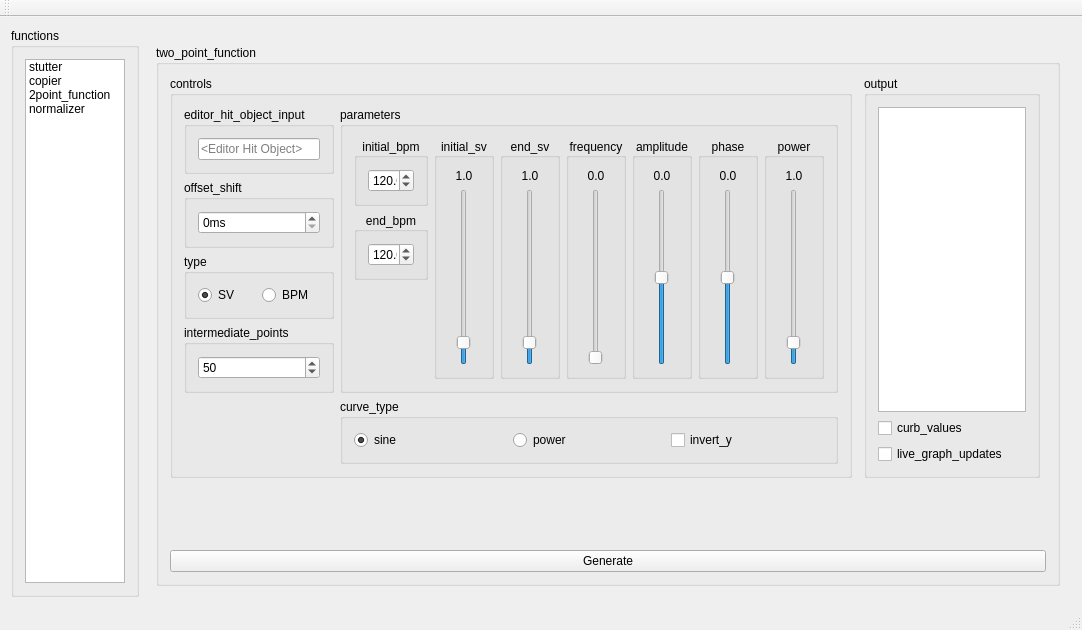
<?xml version="1.0" encoding="UTF-8"?>
<ui version="4.0">
 <class>MainWindow</class>
 <widget class="QMainWindow" name="MainWindow">
  <property name="geometry">
   <rect>
    <x>0</x>
    <y>0</y>
    <width>1082</width>
    <height>617</height>
   </rect>
  </property>
  <property name="windowTitle">
   <string>MainWindow</string>
  </property>
  <widget class="QWidget" name="centralWidget">
   <layout class="QGridLayout" name="gridLayout">
    <item row="1" column="1">
     <widget class="QStackedWidget" name="stackedWidget">
      <property name="currentIndex">
       <number>2</number>
      </property>
      <widget class="QWidget" name="page_stutter">
       <layout class="QGridLayout" name="gridLayout_3">
        <item row="0" column="0">
         <widget class="QGroupBox" name="stutter_lo">
          <property name="toolTipDuration">
           <number>-2</number>
          </property>
          <property name="title">
           <string>stutter</string>
          </property>
          <layout class="QGridLayout" name="gridLayout_4">
           <item row="0" column="1">
            <widget class="QGroupBox" name="stutter_input_lo">
             <property name="title">
              <string>input</string>
             </property>
             <layout class="QGridLayout" name="gridLayout_6">
              <item row="0" column="0">
               <widget class="QPlainTextEdit" name="stutter_input">
                <property name="placeholderText">
                 <string>&lt;Editor Hit Object&gt;</string>
                </property>
               </widget>
              </item>
             </layout>
            </widget>
           </item>
           <item row="1" column="0" colspan="3">
            <widget class="QPushButton" name="stutter_generate">
             <property name="text">
              <string>Generate</string>
             </property>
            </widget>
           </item>
           <item row="0" column="2">
            <widget class="QGroupBox" name="stutter_output_lo">
             <property name="title">
              <string>output</string>
             </property>
             <layout class="QGridLayout" name="gridLayout_7">
              <item row="0" column="0">
               <widget class="QPlainTextEdit" name="stutter_output"/>
              </item>
             </layout>
            </widget>
           </item>
           <item row="0" column="0">
            <widget class="QGroupBox" name="stutter_controls_lo">
             <property name="title">
              <string>controls</string>
             </property>
             <layout class="QGridLayout" name="gridLayout_5">
              <item row="0" column="3">
               <widget class="QGroupBox" name="stutter_threshold_lo">
                <property name="title">
                 <string>threshold</string>
                </property>
                <property name="alignment">
                 <set>Qt::AlignCenter</set>
                </property>
                <layout class="QGridLayout" name="gridLayout_9">
                 <item row="0" column="0">
                  <widget class="QLabel" name="stutter_threshold_val">
                   <property name="text">
                    <string>0.5</string>
                   </property>
                   <property name="alignment">
                    <set>Qt::AlignCenter</set>
                   </property>
                  </widget>
                 </item>
                 <item row="1" column="0">
                  <widget class="QSlider" name="stutter_threshold_vs">
                   <property name="sizePolicy">
                    <sizepolicy hsizetype="Minimum" vsizetype="Expanding">
                     <horstretch>0</horstretch>
                     <verstretch>0</verstretch>
                    </sizepolicy>
                   </property>
                   <property name="minimum">
                    <number>1</number>
                   </property>
                   <property name="maximum">
                    <number>99</number>
                   </property>
                   <property name="value">
                    <number>50</number>
                   </property>
                   <property name="orientation">
                    <enum>Qt::Vertical</enum>
                   </property>
                  </widget>
                 </item>
                </layout>
               </widget>
              </item>
              <item row="2" column="3">
               <widget class="QGroupBox" name="stutter_type_lo">
                <property name="title">
                 <string>type</string>
                </property>
                <layout class="QGridLayout" name="gridLayout_38">
                 <item row="1" column="0">
                  <widget class="QRadioButton" name="stutter_type_sv">
                   <property name="text">
                    <string>SV</string>
                   </property>
                   <property name="checked">
                    <bool>true</bool>
                   </property>
                  </widget>
                 </item>
                 <item row="2" column="0">
                  <widget class="QRadioButton" name="stutter_type_bpm">
                   <property name="text">
                    <string>BPM</string>
                   </property>
                  </widget>
                 </item>
                </layout>
               </widget>
              </item>
              <item row="0" column="1">
               <widget class="QGroupBox" name="stutter_initsv_lo">
                <property name="title">
                 <string>initial_sv</string>
                </property>
                <property name="alignment">
                 <set>Qt::AlignCenter</set>
                </property>
                <layout class="QGridLayout" name="gridLayout_8">
                 <item row="0" column="0">
                  <widget class="QLabel" name="stutter_initsv_val">
                   <property name="text">
                    <string>1.0</string>
                   </property>
                   <property name="alignment">
                    <set>Qt::AlignCenter</set>
                   </property>
                  </widget>
                 </item>
                 <item row="1" column="0">
                  <widget class="QSlider" name="stutter_initsv_vs">
                   <property name="sizePolicy">
                    <sizepolicy hsizetype="Minimum" vsizetype="Expanding">
                     <horstretch>0</horstretch>
                     <verstretch>0</verstretch>
                    </sizepolicy>
                   </property>
                   <property name="minimum">
                    <number>10</number>
                   </property>
                   <property name="maximum">
                    <number>1000</number>
                   </property>
                   <property name="value">
                    <number>100</number>
                   </property>
                   <property name="orientation">
                    <enum>Qt::Vertical</enum>
                   </property>
                  </widget>
                 </item>
                </layout>
               </widget>
              </item>
              <item row="0" column="0">
               <widget class="QGroupBox" name="stutter_initbpm_lo">
                <property name="title">
                 <string>initial_bpm</string>
                </property>
                <property name="alignment">
                 <set>Qt::AlignCenter</set>
                </property>
                <layout class="QGridLayout" name="gridLayout_36">
                 <item row="0" column="0">
                  <widget class="QLabel" name="stutter_initbpm_val">
                   <property name="text">
                    <string>120.0</string>
                   </property>
                   <property name="alignment">
                    <set>Qt::AlignCenter</set>
                   </property>
                  </widget>
                 </item>
                 <item row="1" column="0">
                  <widget class="QSlider" name="stutter_initbpm_vs">
                   <property name="sizePolicy">
                    <sizepolicy hsizetype="Minimum" vsizetype="Expanding">
                     <horstretch>0</horstretch>
                     <verstretch>0</verstretch>
                    </sizepolicy>
                   </property>
                   <property name="minimum">
                    <number>0</number>
                   </property>
                   <property name="maximum">
                    <number>1000000</number>
                   </property>
                   <property name="value">
                    <number>120</number>
                   </property>
                   <property name="orientation">
                    <enum>Qt::Vertical</enum>
                   </property>
                  </widget>
                 </item>
                </layout>
               </widget>
              </item>
              <item row="2" column="0">
               <widget class="QGroupBox" name="stutter_avebpm_lo">
                <property name="title">
                 <string>average_bpm</string>
                </property>
                <layout class="QGridLayout" name="gridLayout_37">
                 <item row="0" column="0">
                  <widget class="QDoubleSpinBox" name="stutter_avebpm">
                   <property name="minimum">
                    <double>0.000000000000000</double>
                   </property>
                   <property name="maximum">
                    <double>100000.000000000000000</double>
                   </property>
                   <property name="value">
                    <double>120.000000000000000</double>
                   </property>
                  </widget>
                 </item>
                </layout>
               </widget>
              </item>
              <item row="2" column="1">
               <widget class="QGroupBox" name="stutter_avesv_lo">
                <property name="title">
                 <string>average_sv</string>
                </property>
                <layout class="QGridLayout" name="gridLayout_10">
                 <item row="0" column="0">
                  <widget class="QDoubleSpinBox" name="stutter_avesv">
                   <property name="minimum">
                    <double>0.100000000000000</double>
                   </property>
                   <property name="maximum">
                    <double>10.000000000000000</double>
                   </property>
                   <property name="value">
                    <double>1.000000000000000</double>
                   </property>
                  </widget>
                 </item>
                </layout>
               </widget>
              </item>
             </layout>
            </widget>
           </item>
          </layout>
         </widget>
        </item>
       </layout>
      </widget>
      <widget class="QWidget" name="page_copier">
       <layout class="QGridLayout" name="gridLayout_11">
        <item row="0" column="0">
         <widget class="QGroupBox" name="copier_lo">
          <property name="title">
           <string>copier</string>
          </property>
          <layout class="QGridLayout" name="gridLayout_12">
           <item row="0" column="0" rowspan="2">
            <widget class="QGroupBox" name="copier_ho_lo">
             <property name="title">
              <string>hit_object_input</string>
             </property>
             <layout class="QGridLayout" name="gridLayout_13">
              <item row="0" column="0">
               <widget class="QPlainTextEdit" name="copier_ho">
                <property name="placeholderText">
                 <string>&lt;Editor Hit Object&gt;</string>
                </property>
               </widget>
              </item>
             </layout>
            </widget>
           </item>
           <item row="0" column="1" rowspan="2">
            <widget class="QGroupBox" name="copier_tp_lo">
             <property name="title">
              <string>timing_point_input</string>
             </property>
             <layout class="QGridLayout" name="gridLayout_14">
              <item row="0" column="0">
               <widget class="QPlainTextEdit" name="copier_tp">
                <property name="placeholderText">
                 <string>&lt;Timing Point&gt;</string>
                </property>
               </widget>
              </item>
             </layout>
            </widget>
           </item>
           <item row="0" column="2" rowspan="2">
            <widget class="QGroupBox" name="copier_output_lo">
             <property name="title">
              <string>output</string>
             </property>
             <layout class="QGridLayout" name="gridLayout_15">
              <item row="0" column="0">
               <widget class="QPlainTextEdit" name="copier_output"/>
              </item>
             </layout>
            </widget>
           </item>
           <item row="2" column="0" colspan="3">
            <widget class="QPushButton" name="copier_generate">
             <property name="text">
              <string>Generate</string>
             </property>
            </widget>
           </item>
          </layout>
         </widget>
        </item>
       </layout>
      </widget>
      <widget class="QWidget" name="page_tpf">
       <layout class="QGridLayout" name="gridLayout_16">
        <item row="0" column="0">
         <widget class="QGroupBox" name="tpf_lo">
          <property name="title">
           <string>two_point_function</string>
          </property>
          <layout class="QGridLayout" name="gridLayout_19">
           <item row="0" column="2" rowspan="2">
            <widget class="QGroupBox" name="tpf_output_lo">
             <property name="title">
              <string>output</string>
             </property>
             <layout class="QGridLayout" name="gridLayout_18">
              <item row="0" column="0">
               <widget class="QPlainTextEdit" name="tpf_output"/>
              </item>
              <item row="2" column="0">
               <widget class="QCheckBox" name="tpf_output_live">
                <property name="text">
                 <string>live_graph_updates</string>
                </property>
               </widget>
              </item>
              <item row="1" column="0">
               <widget class="QCheckBox" name="tpf_output_curb">
                <property name="text">
                 <string>curb_values</string>
                </property>
               </widget>
              </item>
             </layout>
            </widget>
           </item>
           <item row="3" column="0" colspan="4">
            <widget class="QPushButton" name="tpf_generate">
             <property name="text">
              <string>Generate</string>
             </property>
            </widget>
           </item>
           <item row="0" column="0" rowspan="2">
            <widget class="QGroupBox" name="tpf_controls_lo">
             <property name="title">
              <string>controls</string>
             </property>
             <layout class="QGridLayout" name="gridLayout_17">
              <item row="6" column="0" rowspan="2" colspan="4">
               <spacer name="tpf_vs">
                <property name="orientation">
                 <enum>Qt::Vertical</enum>
                </property>
                <property name="sizeHint" stdset="0">
                 <size>
                  <width>20</width>
                  <height>40</height>
                 </size>
                </property>
               </spacer>
              </item>
              <item row="0" column="0" colspan="4">
               <widget class="QGroupBox" name="tpf_input_lo">
                <property name="sizePolicy">
                 <sizepolicy hsizetype="Preferred" vsizetype="Preferred">
                  <horstretch>0</horstretch>
                  <verstretch>0</verstretch>
                 </sizepolicy>
                </property>
                <property name="title">
                 <string>editor_hit_object_input</string>
                </property>
                <layout class="QGridLayout" name="gridLayout_26">
                 <item row="0" column="0">
                  <widget class="QLineEdit" name="tpf_input">
                   <property name="placeholderText">
                    <string>&lt;Editor Hit Object&gt;</string>
                   </property>
                  </widget>
                 </item>
                </layout>
               </widget>
              </item>
              <item row="1" column="0" rowspan="2" colspan="4">
               <widget class="QGroupBox" name="tpf_offset_lo">
                <property name="sizePolicy">
                 <sizepolicy hsizetype="Preferred" vsizetype="Preferred">
                  <horstretch>0</horstretch>
                  <verstretch>0</verstretch>
                 </sizepolicy>
                </property>
                <property name="minimumSize">
                 <size>
                  <width>60</width>
                  <height>0</height>
                 </size>
                </property>
                <property name="title">
                 <string>offset_shift</string>
                </property>
                <layout class="QGridLayout" name="gridLayout_21">
                 <item row="0" column="0">
                  <widget class="QSpinBox" name="tpf_offset_val">
                   <property name="suffix">
                    <string>ms</string>
                   </property>
                   <property name="prefix">
                    <string/>
                   </property>
                  </widget>
                 </item>
                </layout>
               </widget>
              </item>
              <item row="7" column="4">
               <widget class="QGroupBox" name="tpf_curve_type_lo">
                <property name="sizePolicy">
                 <sizepolicy hsizetype="Preferred" vsizetype="Preferred">
                  <horstretch>0</horstretch>
                  <verstretch>0</verstretch>
                 </sizepolicy>
                </property>
                <property name="title">
                 <string>curve_type</string>
                </property>
                <layout class="QGridLayout" name="gridLayout_39">
                 <item row="0" column="1">
                  <widget class="QRadioButton" name="tpf_curve_power">
                   <property name="text">
                    <string>power</string>
                   </property>
                  </widget>
                 </item>
                 <item row="0" column="0">
                  <widget class="QRadioButton" name="tpf_curve_sine">
                   <property name="text">
                    <string>sine</string>
                   </property>
                   <property name="checked">
                    <bool>true</bool>
                   </property>
                  </widget>
                 </item>
                 <item row="0" column="2">
                  <widget class="QCheckBox" name="tpf_curve_invert_y">
                   <property name="text">
                    <string>invert_y</string>
                   </property>
                  </widget>
                 </item>
                </layout>
               </widget>
              </item>
              <item row="3" column="0" colspan="4">
               <widget class="QGroupBox" name="tpf_type_lo">
                <property name="sizePolicy">
                 <sizepolicy hsizetype="Preferred" vsizetype="Preferred">
                  <horstretch>0</horstretch>
                  <verstretch>0</verstretch>
                 </sizepolicy>
                </property>
                <property name="title">
                 <string>type</string>
                </property>
                <layout class="QGridLayout" name="gridLayout_27">
                 <item row="0" column="0">
                  <widget class="QRadioButton" name="tpf_type_sv">
                   <property name="text">
                    <string>SV</string>
                   </property>
                   <property name="checked">
                    <bool>true</bool>
                   </property>
                  </widget>
                 </item>
                 <item row="0" column="1">
                  <widget class="QRadioButton" name="tpf_type_bpm">
                   <property name="text">
                    <string>BPM</string>
                   </property>
                  </widget>
                 </item>
                </layout>
               </widget>
              </item>
              <item row="4" column="0" rowspan="2" colspan="4">
               <widget class="QGroupBox" name="tpf_interpts_lo">
                <property name="sizePolicy">
                 <sizepolicy hsizetype="Preferred" vsizetype="Preferred">
                  <horstretch>0</horstretch>
                  <verstretch>0</verstretch>
                 </sizepolicy>
                </property>
                <property name="title">
                 <string>intermediate_points</string>
                </property>
                <layout class="QGridLayout" name="gridLayout_25">
                 <item row="0" column="0">
                  <widget class="QSpinBox" name="tpf_interpts">
                   <property name="sizePolicy">
                    <sizepolicy hsizetype="Minimum" vsizetype="Fixed">
                     <horstretch>0</horstretch>
                     <verstretch>0</verstretch>
                    </sizepolicy>
                   </property>
                   <property name="maximum">
                    <number>1000</number>
                   </property>
                   <property name="value">
                    <number>50</number>
                   </property>
                  </widget>
                 </item>
                </layout>
               </widget>
              </item>
              <item row="0" column="4" rowspan="7">
               <widget class="QGroupBox" name="tpf_parameters_lo">
                <property name="sizePolicy">
                 <sizepolicy hsizetype="Preferred" vsizetype="Preferred">
                  <horstretch>0</horstretch>
                  <verstretch>0</verstretch>
                 </sizepolicy>
                </property>
                <property name="title">
                 <string>parameters</string>
                </property>
                <layout class="QGridLayout" name="gridLayout_28">
                 <item row="1" column="0">
                  <widget class="QGroupBox" name="tpf_endbpm_lo">
                   <property name="sizePolicy">
                    <sizepolicy hsizetype="Preferred" vsizetype="Preferred">
                     <horstretch>0</horstretch>
                     <verstretch>0</verstretch>
                    </sizepolicy>
                   </property>
                   <property name="minimumSize">
                    <size>
                     <width>50</width>
                     <height>0</height>
                    </size>
                   </property>
                   <property name="title">
                    <string>end_bpm</string>
                   </property>
                   <property name="alignment">
                    <set>Qt::AlignCenter</set>
                   </property>
                   <layout class="QGridLayout" name="gridLayout_43">
                    <item row="0" column="0">
                     <widget class="QDoubleSpinBox" name="tpf_endbpm">
                      <property name="decimals">
                       <number>2</number>
                      </property>
                      <property name="minimum">
                       <double>0.010000000000000</double>
                      </property>
                      <property name="maximum">
                       <double>1000000.000000000000000</double>
                      </property>
                      <property name="value">
                       <double>120.000000000000000</double>
                      </property>
                     </widget>
                    </item>
                   </layout>
                  </widget>
                 </item>
                 <item row="0" column="0">
                  <widget class="QGroupBox" name="tpf_initbpm_lo">
                   <property name="sizePolicy">
                    <sizepolicy hsizetype="Preferred" vsizetype="Preferred">
                     <horstretch>0</horstretch>
                     <verstretch>0</verstretch>
                    </sizepolicy>
                   </property>
                   <property name="minimumSize">
                    <size>
                     <width>50</width>
                     <height>0</height>
                    </size>
                   </property>
                   <property name="title">
                    <string>initial_bpm</string>
                   </property>
                   <property name="alignment">
                    <set>Qt::AlignCenter</set>
                   </property>
                   <layout class="QGridLayout" name="gridLayout_42">
                    <item row="2" column="0">
                     <widget class="QDoubleSpinBox" name="tpf_initbpm">
                      <property name="decimals">
                       <number>2</number>
                      </property>
                      <property name="minimum">
                       <double>0.010000000000000</double>
                      </property>
                      <property name="maximum">
                       <double>1000000.000000000000000</double>
                      </property>
                      <property name="value">
                       <double>120.000000000000000</double>
                      </property>
                     </widget>
                    </item>
                   </layout>
                  </widget>
                 </item>
                 <item row="2" column="0">
                  <spacer name="tpf_vs_2">
                   <property name="sizePolicy">
                    <sizepolicy hsizetype="Preferred" vsizetype="Expanding">
                     <horstretch>0</horstretch>
                     <verstretch>0</verstretch>
                    </sizepolicy>
                   </property>
                   <property name="orientation">
                    <enum>Qt::Vertical</enum>
                   </property>
                   <property name="sizeHint" stdset="0">
                    <size>
                     <width>20</width>
                     <height>40</height>
                    </size>
                   </property>
                  </spacer>
                 </item>
                 <item row="0" column="5" rowspan="3">
                  <widget class="QGroupBox" name="tpf_endsv_lo">
                   <property name="sizePolicy">
                    <sizepolicy hsizetype="Preferred" vsizetype="Preferred">
                     <horstretch>0</horstretch>
                     <verstretch>0</verstretch>
                    </sizepolicy>
                   </property>
                   <property name="minimumSize">
                    <size>
                     <width>60</width>
                     <height>0</height>
                    </size>
                   </property>
                   <property name="title">
                    <string>end_sv</string>
                   </property>
                   <property name="alignment">
                    <set>Qt::AlignCenter</set>
                   </property>
                   <layout class="QGridLayout" name="gridLayout_23">
                    <item row="0" column="0">
                     <widget class="QLabel" name="tpf_endsv_val">
                      <property name="text">
                       <string>1.0</string>
                      </property>
                      <property name="alignment">
                       <set>Qt::AlignCenter</set>
                      </property>
                     </widget>
                    </item>
                    <item row="1" column="0">
                     <widget class="QSlider" name="tpf_endsv">
                      <property name="sizePolicy">
                       <sizepolicy hsizetype="Minimum" vsizetype="Expanding">
                        <horstretch>0</horstretch>
                        <verstretch>0</verstretch>
                       </sizepolicy>
                      </property>
                      <property name="minimum">
                       <number>10</number>
                      </property>
                      <property name="maximum">
                       <number>1000</number>
                      </property>
                      <property name="value">
                       <number>100</number>
                      </property>
                      <property name="orientation">
                       <enum>Qt::Vertical</enum>
                      </property>
                     </widget>
                    </item>
                   </layout>
                  </widget>
                 </item>
                 <item row="0" column="3" rowspan="3">
                  <widget class="QGroupBox" name="tpf_initsv_lo">
                   <property name="sizePolicy">
                    <sizepolicy hsizetype="Preferred" vsizetype="Preferred">
                     <horstretch>0</horstretch>
                     <verstretch>0</verstretch>
                    </sizepolicy>
                   </property>
                   <property name="minimumSize">
                    <size>
                     <width>60</width>
                     <height>0</height>
                    </size>
                   </property>
                   <property name="title">
                    <string>initial_sv</string>
                   </property>
                   <property name="alignment">
                    <set>Qt::AlignCenter</set>
                   </property>
                   <layout class="QGridLayout" name="gridLayout_24">
                    <item row="2" column="0">
                     <widget class="QSlider" name="tpf_initsv">
                      <property name="sizePolicy">
                       <sizepolicy hsizetype="Minimum" vsizetype="Expanding">
                        <horstretch>0</horstretch>
                        <verstretch>0</verstretch>
                       </sizepolicy>
                      </property>
                      <property name="minimum">
                       <number>10</number>
                      </property>
                      <property name="maximum">
                       <number>1000</number>
                      </property>
                      <property name="value">
                       <number>100</number>
                      </property>
                      <property name="orientation">
                       <enum>Qt::Vertical</enum>
                      </property>
                     </widget>
                    </item>
                    <item row="0" column="0">
                     <widget class="QLabel" name="tpf_initsv_val">
                      <property name="text">
                       <string>1.0</string>
                      </property>
                      <property name="alignment">
                       <set>Qt::AlignCenter</set>
                      </property>
                     </widget>
                    </item>
                   </layout>
                  </widget>
                 </item>
                 <item row="0" column="6" rowspan="3">
                  <widget class="QGroupBox" name="tpf_freq_lo">
                   <property name="sizePolicy">
                    <sizepolicy hsizetype="Preferred" vsizetype="Preferred">
                     <horstretch>0</horstretch>
                     <verstretch>0</verstretch>
                    </sizepolicy>
                   </property>
                   <property name="minimumSize">
                    <size>
                     <width>60</width>
                     <height>0</height>
                    </size>
                   </property>
                   <property name="title">
                    <string>frequency</string>
                   </property>
                   <property name="alignment">
                    <set>Qt::AlignCenter</set>
                   </property>
                   <layout class="QGridLayout" name="gridLayout_20">
                    <item row="1" column="0">
                     <widget class="QSlider" name="tpf_freq">
                      <property name="sizePolicy">
                       <sizepolicy hsizetype="Minimum" vsizetype="Expanding">
                        <horstretch>0</horstretch>
                        <verstretch>0</verstretch>
                       </sizepolicy>
                      </property>
                      <property name="minimum">
                       <number>0</number>
                      </property>
                      <property name="maximum">
                       <number>10000</number>
                      </property>
                      <property name="value">
                       <number>0</number>
                      </property>
                     </widget>
                    </item>
                    <item row="0" column="0">
                     <widget class="QLabel" name="tpf_freq_val">
                      <property name="text">
                       <string>0.0</string>
                      </property>
                      <property name="alignment">
                       <set>Qt::AlignCenter</set>
                      </property>
                     </widget>
                    </item>
                   </layout>
                  </widget>
                 </item>
                 <item row="0" column="7" rowspan="3">
                  <widget class="QGroupBox" name="tpf_ampl_lo">
                   <property name="sizePolicy">
                    <sizepolicy hsizetype="Preferred" vsizetype="Preferred">
                     <horstretch>0</horstretch>
                     <verstretch>0</verstretch>
                    </sizepolicy>
                   </property>
                   <property name="minimumSize">
                    <size>
                     <width>60</width>
                     <height>0</height>
                    </size>
                   </property>
                   <property name="title">
                    <string>amplitude</string>
                   </property>
                   <property name="alignment">
                    <set>Qt::AlignCenter</set>
                   </property>
                   <layout class="QGridLayout" name="gridLayout_22">
                    <item row="1" column="0">
                     <widget class="QSlider" name="tpf_ampl">
                      <property name="sizePolicy">
                       <sizepolicy hsizetype="Minimum" vsizetype="Expanding">
                        <horstretch>0</horstretch>
                        <verstretch>0</verstretch>
                       </sizepolicy>
                      </property>
                      <property name="minimum">
                       <number>-1000</number>
                      </property>
                      <property name="maximum">
                       <number>1000</number>
                      </property>
                      <property name="value">
                       <number>0</number>
                      </property>
                      <property name="orientation">
                       <enum>Qt::Vertical</enum>
                      </property>
                     </widget>
                    </item>
                    <item row="0" column="0">
                     <widget class="QLabel" name="tpf_ampl_val">
                      <property name="text">
                       <string>0.0</string>
                      </property>
                      <property name="alignment">
                       <set>Qt::AlignCenter</set>
                      </property>
                     </widget>
                    </item>
                   </layout>
                  </widget>
                 </item>
                 <item row="0" column="8" rowspan="3">
                  <widget class="QGroupBox" name="tpf_phase_lo">
                   <property name="sizePolicy">
                    <sizepolicy hsizetype="Preferred" vsizetype="Preferred">
                     <horstretch>0</horstretch>
                     <verstretch>0</verstretch>
                    </sizepolicy>
                   </property>
                   <property name="minimumSize">
                    <size>
                     <width>60</width>
                     <height>0</height>
                    </size>
                   </property>
                   <property name="title">
                    <string>phase</string>
                   </property>
                   <property name="alignment">
                    <set>Qt::AlignCenter</set>
                   </property>
                   <layout class="QGridLayout" name="gridLayout_40">
                    <item row="1" column="0">
                     <widget class="QSlider" name="tpf_phase">
                      <property name="sizePolicy">
                       <sizepolicy hsizetype="Minimum" vsizetype="Expanding">
                        <horstretch>0</horstretch>
                        <verstretch>0</verstretch>
                       </sizepolicy>
                      </property>
                      <property name="minimum">
                       <number>-360</number>
                      </property>
                      <property name="maximum">
                       <number>360</number>
                      </property>
                      <property name="value">
                       <number>0</number>
                      </property>
                      <property name="orientation">
                       <enum>Qt::Vertical</enum>
                      </property>
                     </widget>
                    </item>
                    <item row="0" column="0">
                     <widget class="QLabel" name="tpf_phase_val">
                      <property name="text">
                       <string>0.0</string>
                      </property>
                      <property name="alignment">
                       <set>Qt::AlignCenter</set>
                      </property>
                     </widget>
                    </item>
                   </layout>
                  </widget>
                 </item>
                 <item row="0" column="9" rowspan="3">
                  <widget class="QGroupBox" name="tpf_power_lo">
                   <property name="sizePolicy">
                    <sizepolicy hsizetype="Preferred" vsizetype="Preferred">
                     <horstretch>0</horstretch>
                     <verstretch>0</verstretch>
                    </sizepolicy>
                   </property>
                   <property name="minimumSize">
                    <size>
                     <width>60</width>
                     <height>0</height>
                    </size>
                   </property>
                   <property name="title">
                    <string>power</string>
                   </property>
                   <property name="alignment">
                    <set>Qt::AlignCenter</set>
                   </property>
                   <layout class="QGridLayout" name="gridLayout_41">
                    <item row="1" column="0">
                     <widget class="QSlider" name="tpf_power">
                      <property name="sizePolicy">
                       <sizepolicy hsizetype="Minimum" vsizetype="Expanding">
                        <horstretch>0</horstretch>
                        <verstretch>0</verstretch>
                       </sizepolicy>
                      </property>
                      <property name="minimum">
                       <number>1</number>
                      </property>
                      <property name="maximum">
                       <number>100</number>
                      </property>
                      <property name="value">
                       <number>10</number>
                      </property>
                      <property name="orientation">
                       <enum>Qt::Vertical</enum>
                      </property>
                     </widget>
                    </item>
                    <item row="0" column="0">
                     <widget class="QLabel" name="tpf_power_val">
                      <property name="text">
                       <string>1.0</string>
                      </property>
                      <property name="alignment">
                       <set>Qt::AlignCenter</set>
                      </property>
                     </widget>
                    </item>
                   </layout>
                  </widget>
                 </item>
                </layout>
               </widget>
              </item>
             </layout>
            </widget>
           </item>
           <item row="2" column="0" colspan="3">
            <widget class="QCustomPlot" name="tpf_customplot" native="true">
             <property name="minimumSize">
              <size>
               <width>0</width>
               <height>60</height>
              </size>
             </property>
            </widget>
           </item>
          </layout>
         </widget>
        </item>
       </layout>
      </widget>
      <widget class="QWidget" name="page_norm">
       <layout class="QGridLayout" name="gridLayout_2">
        <item row="0" column="0">
         <widget class="QGroupBox" name="normalizer_lo">
          <property name="title">
           <string>normalizer</string>
          </property>
          <layout class="QGridLayout" name="gridLayout_33">
           <item row="0" column="0" rowspan="2">
            <widget class="QGroupBox" name="normalizer_input_lo">
             <property name="title">
              <string>input</string>
             </property>
             <layout class="QGridLayout" name="gridLayout_31">
              <item row="0" column="0">
               <widget class="QPlainTextEdit" name="normalizer_input">
                <property name="placeholderText">
                 <string>&lt;Timing Point&gt;</string>
                </property>
               </widget>
              </item>
             </layout>
            </widget>
           </item>
           <item row="0" column="1">
            <widget class="QGroupBox" name="normalizer_controls_lo">
             <property name="title">
              <string>controls</string>
             </property>
             <layout class="QGridLayout" name="gridLayout_34">
              <item row="0" column="0">
               <widget class="QGroupBox" name="normalizer_bpm_lo">
                <property name="title">
                 <string>bpm</string>
                </property>
                <layout class="QGridLayout" name="gridLayout_35">
                 <item row="0" column="0">
                  <widget class="QDoubleSpinBox" name="normalizer_bpm">
                   <property name="maximum">
                    <double>999999999.000000000000000</double>
                   </property>
                   <property name="value">
                    <double>120.000000000000000</double>
                   </property>
                  </widget>
                 </item>
                </layout>
               </widget>
              </item>
             </layout>
            </widget>
           </item>
           <item row="1" column="1">
            <widget class="QGroupBox" name="normalizer_bpmlist_lo">
             <property name="title">
              <string>bpm list</string>
             </property>
             <layout class="QGridLayout" name="gridLayout_30">
              <item row="1" column="0">
               <widget class="QListWidget" name="normalizer_bpmlist"/>
              </item>
             </layout>
            </widget>
           </item>
           <item row="0" column="2" rowspan="2">
            <widget class="QGroupBox" name="normalizer_output_lo">
             <property name="title">
              <string>output</string>
             </property>
             <layout class="QGridLayout" name="gridLayout_32">
              <item row="0" column="0">
               <widget class="QPlainTextEdit" name="normalizer_output"/>
              </item>
             </layout>
            </widget>
           </item>
           <item row="2" column="0" colspan="3">
            <widget class="QPushButton" name="normalizer_generate">
             <property name="text">
              <string>Generate</string>
             </property>
            </widget>
           </item>
          </layout>
         </widget>
        </item>
       </layout>
      </widget>
     </widget>
    </item>
    <item row="0" column="0" rowspan="2">
     <widget class="QGroupBox" name="groupBox">
      <property name="title">
       <string>functions</string>
      </property>
      <layout class="QGridLayout" name="gridLayout_29">
       <item row="0" column="0">
        <widget class="QListWidget" name="listWidget">
         <property name="sizePolicy">
          <sizepolicy hsizetype="Ignored" vsizetype="Expanding">
           <horstretch>0</horstretch>
           <verstretch>0</verstretch>
          </sizepolicy>
         </property>
         <property name="minimumSize">
          <size>
           <width>100</width>
           <height>0</height>
          </size>
         </property>
         <item>
          <property name="text">
           <string>stutter</string>
          </property>
         </item>
         <item>
          <property name="text">
           <string>copier</string>
          </property>
         </item>
         <item>
          <property name="text">
           <string>2point_function</string>
          </property>
         </item>
         <item>
          <property name="text">
           <string>normalizer</string>
          </property>
         </item>
        </widget>
       </item>
      </layout>
     </widget>
    </item>
   </layout>
  </widget>
  <widget class="QMenuBar" name="menuBar">
   <property name="geometry">
    <rect>
     <x>0</x>
     <y>0</y>
     <width>1082</width>
     <height>20</height>
    </rect>
   </property>
  </widget>
  <widget class="QToolBar" name="mainToolBar">
   <attribute name="toolBarArea">
    <enum>TopToolBarArea</enum>
   </attribute>
   <attribute name="toolBarBreak">
    <bool>false</bool>
   </attribute>
  </widget>
  <widget class="QStatusBar" name="statusBar"/>
 </widget>
 <layoutdefault spacing="6" margin="11"/>
 <customwidgets>
  <customwidget>
   <class>QCustomPlot</class>
   <extends>QWidget</extends>
   <header location="global">src\dependencies\qcustomplot.h</header>
   <container>1</container>
  </customwidget>
 </customwidgets>
 <resources/>
 <connections>
  <connection>
   <sender>listWidget</sender>
   <signal>currentRowChanged(int)</signal>
   <receiver>stackedWidget</receiver>
   <slot>setCurrentIndex(int)</slot>
   <hints>
    <hint type="sourcelabel">
     <x>65</x>
     <y>102</y>
    </hint>
    <hint type="destinationlabel">
     <x>345</x>
     <y>101</y>
    </hint>
   </hints>
  </connection>
 </connections>
</ui>
